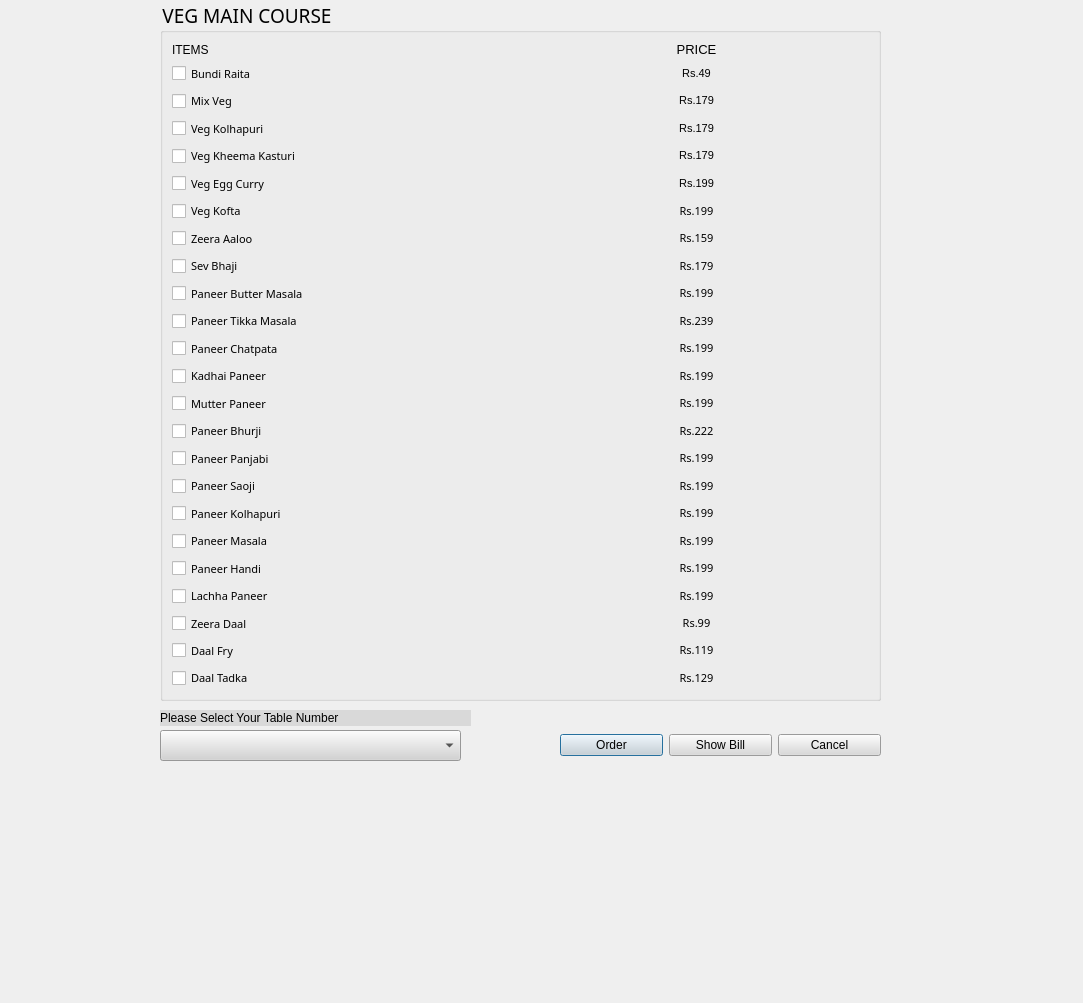
 <widget class="QDialog" name="dialogpart3">
  <property name="geometry">
   <rect>
    <x>0</x>
    <y>0</y>
    <width>1083</width>
    <height>1003</height>
   </rect>
  </property>
  <property name="sizePolicy">
   <sizepolicy hsizetype="Preferred" vsizetype="Expanding">
    <horstretch>0</horstretch>
    <verstretch>0</verstretch>
   </sizepolicy>
  </property>
  <property name="windowTitle">
   <string>Dialog</string>
  </property>
  <property name="styleSheet">
   <string notr="true">background-image: url(:/rec/img/5783153.jpg);
color: rgb(0, 0, 0);</string>
  </property>
  <widget class="QGroupBox" name="groupBox">
   <property name="geometry">
    <rect>
     <x>160</x>
     <y>0</y>
     <width>721</width>
     <height>701</height>
    </rect>
   </property>
   <property name="sizePolicy">
    <sizepolicy hsizetype="Preferred" vsizetype="Maximum">
     <horstretch>0</horstretch>
     <verstretch>0</verstretch>
    </sizepolicy>
   </property>
   <property name="font">
    <font>
     <family>Arial Black</family>
     <pointsize>14</pointsize>
     <weight>10</weight>
     <italic>false</italic>
     <bold>false</bold>
    </font>
   </property>
   <property name="styleSheet">
    <string notr="true">font: 87 14pt &quot;Arial Black&quot;;
background-image: url(:/rec/img/5783153.jpg);
color: rgb(0, 0, 0);</string>
   </property>
   <property name="title">
    <string>VEG MAIN COURSE</string>
   </property>
   <layout class="QVBoxLayout" name="verticalLayout">
    <item>
     <layout class="QHBoxLayout" name="horizontalLayout">
      <item>
       <widget class="QLabel" name="label_2">
        <property name="styleSheet">
         <string notr="true">font: 87 11pt &quot;Arial Black&quot;;
color: rgb(0, 0, 0);</string>
        </property>
        <property name="text">
         <string>ITEMS</string>
        </property>
       </widget>
      </item>
      <item>
       <widget class="QLabel" name="label">
        <property name="styleSheet">
         <string notr="true">font: 87 11pt &quot;Arial Black&quot;;
color: rgb(0, 0, 0);</string>
        </property>
        <property name="text">
         <string>&lt;html&gt;&lt;head/&gt;&lt;body&gt;&lt;p align=&quot;center&quot;&gt;&lt;span style=&quot; font-size:10pt;&quot;&gt;PRICE&lt;/span&gt;&lt;/p&gt;&lt;/body&gt;&lt;/html&gt;</string>
        </property>
       </widget>
      </item>
     </layout>
    </item>
    <item>
     <layout class="QHBoxLayout" name="horizontalLayout_2">
      <item>
       <widget class="QCheckBox" name="checkBox">
        <property name="font">
         <font>
          <family>Arial Black</family>
          <pointsize>8</pointsize>
          <weight>10</weight>
          <italic>false</italic>
          <bold>false</bold>
         </font>
        </property>
        <property name="styleSheet">
         <string notr="true">font: 87 8pt &quot;Arial Black&quot;;</string>
        </property>
        <property name="text">
         <string>Bundi Raita</string>
        </property>
       </widget>
      </item>
      <item>
       <widget class="QLabel" name="label_3">
        <property name="styleSheet">
         <string notr="true">font: 87 12pt &quot;Arial Black&quot;;</string>
        </property>
        <property name="text">
         <string>&lt;html&gt;&lt;head/&gt;&lt;body&gt;&lt;p align=&quot;center&quot;&gt;&lt;span style=&quot; font-size:8pt;&quot;&gt;Rs.49&lt;/span&gt;&lt;/p&gt;&lt;/body&gt;&lt;/html&gt;</string>
        </property>
       </widget>
      </item>
     </layout>
    </item>
    <item>
     <layout class="QHBoxLayout" name="horizontalLayout_3">
      <item>
       <widget class="QCheckBox" name="checkBox_2">
        <property name="font">
         <font>
          <family>Arial Black</family>
          <pointsize>8</pointsize>
          <weight>10</weight>
          <italic>false</italic>
          <bold>false</bold>
         </font>
        </property>
        <property name="styleSheet">
         <string notr="true">font: 87 8pt &quot;Arial Black&quot;;</string>
        </property>
        <property name="text">
         <string>Mix Veg</string>
        </property>
       </widget>
      </item>
      <item>
       <widget class="QLabel" name="label_4">
        <property name="styleSheet">
         <string notr="true">font: 87 12pt &quot;Arial Black&quot;;</string>
        </property>
        <property name="text">
         <string>&lt;html&gt;&lt;head/&gt;&lt;body&gt;&lt;p align=&quot;center&quot;&gt;&lt;span style=&quot; font-size:8pt;&quot;&gt;Rs.179&lt;/span&gt;&lt;/p&gt;&lt;/body&gt;&lt;/html&gt;</string>
        </property>
       </widget>
      </item>
     </layout>
    </item>
    <item>
     <layout class="QHBoxLayout" name="horizontalLayout_4">
      <item>
       <widget class="QCheckBox" name="checkBox_3">
        <property name="font">
         <font>
          <family>Arial Black</family>
          <pointsize>8</pointsize>
          <weight>10</weight>
          <italic>false</italic>
          <bold>false</bold>
         </font>
        </property>
        <property name="styleSheet">
         <string notr="true">font: 87 8pt &quot;Arial Black&quot;;</string>
        </property>
        <property name="text">
         <string>Veg Kolhapuri</string>
        </property>
       </widget>
      </item>
      <item>
       <widget class="QLabel" name="label_5">
        <property name="styleSheet">
         <string notr="true">font: 87 12pt &quot;Arial Black&quot;;</string>
        </property>
        <property name="text">
         <string>&lt;html&gt;&lt;head/&gt;&lt;body&gt;&lt;p align=&quot;center&quot;&gt;&lt;span style=&quot; font-size:8pt;&quot;&gt;Rs.179&lt;/span&gt;&lt;/p&gt;&lt;/body&gt;&lt;/html&gt;</string>
        </property>
       </widget>
      </item>
     </layout>
    </item>
    <item>
     <layout class="QHBoxLayout" name="horizontalLayout_5">
      <item>
       <widget class="QCheckBox" name="checkBox_4">
        <property name="font">
         <font>
          <family>Arial Black</family>
          <pointsize>8</pointsize>
          <weight>10</weight>
          <italic>false</italic>
          <bold>false</bold>
         </font>
        </property>
        <property name="styleSheet">
         <string notr="true">font: 87 8pt &quot;Arial Black&quot;;</string>
        </property>
        <property name="text">
         <string>Veg Kheema Kasturi</string>
        </property>
       </widget>
      </item>
      <item>
       <widget class="QLabel" name="label_6">
        <property name="styleSheet">
         <string notr="true">font: 87 12pt &quot;Arial Black&quot;;</string>
        </property>
        <property name="text">
         <string>&lt;html&gt;&lt;head/&gt;&lt;body&gt;&lt;p align=&quot;center&quot;&gt;&lt;span style=&quot; font-size:8pt;&quot;&gt;Rs.179&lt;/span&gt;&lt;/p&gt;&lt;/body&gt;&lt;/html&gt;</string>
        </property>
       </widget>
      </item>
     </layout>
    </item>
    <item>
     <layout class="QHBoxLayout" name="horizontalLayout_6">
      <item>
       <widget class="QCheckBox" name="checkBox_5">
        <property name="font">
         <font>
          <family>Arial Black</family>
          <pointsize>8</pointsize>
          <weight>10</weight>
          <italic>false</italic>
          <bold>false</bold>
         </font>
        </property>
        <property name="styleSheet">
         <string notr="true">font: 87 8pt &quot;Arial Black&quot;;</string>
        </property>
        <property name="text">
         <string>Veg Egg Curry</string>
        </property>
       </widget>
      </item>
      <item>
       <widget class="QLabel" name="label_7">
        <property name="styleSheet">
         <string notr="true">font: 87 12pt &quot;Arial Black&quot;;</string>
        </property>
        <property name="text">
         <string>&lt;html&gt;&lt;head/&gt;&lt;body&gt;&lt;p align=&quot;center&quot;&gt;&lt;span style=&quot; font-size:8pt;&quot;&gt;Rs.199&lt;/span&gt;&lt;/p&gt;&lt;/body&gt;&lt;/html&gt;</string>
        </property>
       </widget>
      </item>
     </layout>
    </item>
    <item>
     <layout class="QHBoxLayout" name="horizontalLayout_7">
      <item>
       <widget class="QCheckBox" name="checkBox_6">
        <property name="font">
         <font>
          <family>Arial Black</family>
          <pointsize>8</pointsize>
          <weight>10</weight>
          <italic>false</italic>
          <bold>false</bold>
         </font>
        </property>
        <property name="styleSheet">
         <string notr="true">font: 87 8pt &quot;Arial Black&quot;;</string>
        </property>
        <property name="text">
         <string>Veg Kofta</string>
        </property>
       </widget>
      </item>
      <item>
       <widget class="QLabel" name="label_8">
        <property name="font">
         <font>
          <family>Arial Black</family>
          <pointsize>12</pointsize>
          <weight>10</weight>
          <italic>false</italic>
          <bold>false</bold>
         </font>
        </property>
        <property name="styleSheet">
         <string notr="true">font: 87 12pt &quot;Arial Black&quot;;</string>
        </property>
        <property name="text">
         <string>&lt;html&gt;&lt;head/&gt;&lt;body&gt;&lt;p align=&quot;center&quot;&gt;&lt;span style=&quot; font-size:8pt;&quot;&gt;Rs.199&lt;/span&gt;&lt;/p&gt;&lt;/body&gt;&lt;/html&gt;</string>
        </property>
       </widget>
      </item>
     </layout>
    </item>
    <item>
     <layout class="QHBoxLayout" name="horizontalLayout_8">
      <item>
       <widget class="QCheckBox" name="checkBox_7">
        <property name="font">
         <font>
          <family>Arial Black</family>
          <pointsize>8</pointsize>
          <weight>10</weight>
          <italic>false</italic>
          <bold>false</bold>
         </font>
        </property>
        <property name="styleSheet">
         <string notr="true">font: 87 8pt &quot;Arial Black&quot;;</string>
        </property>
        <property name="text">
         <string>Zeera Aaloo</string>
        </property>
       </widget>
      </item>
      <item>
       <widget class="QLabel" name="label_9">
        <property name="font">
         <font>
          <family>Arial Black</family>
          <pointsize>12</pointsize>
          <weight>10</weight>
          <italic>false</italic>
          <bold>false</bold>
         </font>
        </property>
        <property name="styleSheet">
         <string notr="true">font: 87 12pt &quot;Arial Black&quot;;</string>
        </property>
        <property name="text">
         <string>&lt;html&gt;&lt;head/&gt;&lt;body&gt;&lt;p align=&quot;center&quot;&gt;&lt;span style=&quot; font-size:8pt;&quot;&gt;Rs.159&lt;/span&gt;&lt;/p&gt;&lt;/body&gt;&lt;/html&gt;</string>
        </property>
       </widget>
      </item>
     </layout>
    </item>
    <item>
     <layout class="QHBoxLayout" name="horizontalLayout_9">
      <item>
       <widget class="QCheckBox" name="checkBox_8">
        <property name="font">
         <font>
          <family>Arial Black</family>
          <pointsize>8</pointsize>
          <weight>10</weight>
          <italic>false</italic>
          <bold>false</bold>
         </font>
        </property>
        <property name="styleSheet">
         <string notr="true">font: 87 8pt &quot;Arial Black&quot;;</string>
        </property>
        <property name="text">
         <string>Sev Bhaji</string>
        </property>
       </widget>
      </item>
      <item>
       <widget class="QLabel" name="label_10">
        <property name="font">
         <font>
          <family>Arial Black</family>
          <pointsize>12</pointsize>
          <weight>10</weight>
          <italic>false</italic>
          <bold>false</bold>
         </font>
        </property>
        <property name="styleSheet">
         <string notr="true">font: 87 12pt &quot;Arial Black&quot;;</string>
        </property>
        <property name="text">
         <string>&lt;html&gt;&lt;head/&gt;&lt;body&gt;&lt;p align=&quot;center&quot;&gt;&lt;span style=&quot; font-size:8pt;&quot;&gt;Rs.179&lt;/span&gt;&lt;/p&gt;&lt;/body&gt;&lt;/html&gt;</string>
        </property>
       </widget>
      </item>
     </layout>
    </item>
    <item>
     <layout class="QHBoxLayout" name="horizontalLayout_10">
      <item>
       <widget class="QCheckBox" name="checkBox_9">
        <property name="font">
         <font>
          <family>Arial Black</family>
          <pointsize>8</pointsize>
          <weight>10</weight>
          <italic>false</italic>
          <bold>false</bold>
         </font>
        </property>
        <property name="styleSheet">
         <string notr="true">font: 87 8pt &quot;Arial Black&quot;;</string>
        </property>
        <property name="text">
         <string>Paneer Butter Masala</string>
        </property>
       </widget>
      </item>
      <item>
       <widget class="QLabel" name="label_11">
        <property name="font">
         <font>
          <family>Arial Black</family>
          <pointsize>12</pointsize>
          <weight>10</weight>
          <italic>false</italic>
          <bold>false</bold>
         </font>
        </property>
        <property name="styleSheet">
         <string notr="true">font: 87 12pt &quot;Arial Black&quot;;</string>
        </property>
        <property name="text">
         <string>&lt;html&gt;&lt;head/&gt;&lt;body&gt;&lt;p align=&quot;center&quot;&gt;&lt;span style=&quot; font-size:8pt;&quot;&gt;Rs.199&lt;/span&gt;&lt;/p&gt;&lt;/body&gt;&lt;/html&gt;</string>
        </property>
       </widget>
      </item>
     </layout>
    </item>
    <item>
     <layout class="QHBoxLayout" name="horizontalLayout_11">
      <item>
       <widget class="QCheckBox" name="checkBox_10">
        <property name="font">
         <font>
          <family>Arial Black</family>
          <pointsize>8</pointsize>
          <weight>10</weight>
          <italic>false</italic>
          <bold>false</bold>
         </font>
        </property>
        <property name="styleSheet">
         <string notr="true">font: 87 8pt &quot;Arial Black&quot;;</string>
        </property>
        <property name="text">
         <string>Paneer Tikka Masala</string>
        </property>
       </widget>
      </item>
      <item>
       <widget class="QLabel" name="label_12">
        <property name="font">
         <font>
          <family>Arial Black</family>
          <pointsize>12</pointsize>
          <weight>10</weight>
          <italic>false</italic>
          <bold>false</bold>
         </font>
        </property>
        <property name="styleSheet">
         <string notr="true">font: 87 12pt &quot;Arial Black&quot;;</string>
        </property>
        <property name="text">
         <string>&lt;html&gt;&lt;head/&gt;&lt;body&gt;&lt;p align=&quot;center&quot;&gt;&lt;span style=&quot; font-size:8pt;&quot;&gt;Rs.239&lt;/span&gt;&lt;/p&gt;&lt;/body&gt;&lt;/html&gt;</string>
        </property>
       </widget>
      </item>
     </layout>
    </item>
    <item>
     <layout class="QHBoxLayout" name="horizontalLayout_12">
      <item>
       <widget class="QCheckBox" name="checkBox_11">
        <property name="font">
         <font>
          <family>Arial Black</family>
          <pointsize>8</pointsize>
          <weight>10</weight>
          <italic>false</italic>
          <bold>false</bold>
         </font>
        </property>
        <property name="styleSheet">
         <string notr="true">font: 87 8pt &quot;Arial Black&quot;;</string>
        </property>
        <property name="text">
         <string>Paneer Chatpata</string>
        </property>
       </widget>
      </item>
      <item>
       <widget class="QLabel" name="label_13">
        <property name="font">
         <font>
          <family>Arial Black</family>
          <pointsize>12</pointsize>
          <weight>10</weight>
          <italic>false</italic>
          <bold>false</bold>
         </font>
        </property>
        <property name="styleSheet">
         <string notr="true">font: 87 12pt &quot;Arial Black&quot;;</string>
        </property>
        <property name="text">
         <string>&lt;html&gt;&lt;head/&gt;&lt;body&gt;&lt;p align=&quot;center&quot;&gt;&lt;span style=&quot; font-size:8pt;&quot;&gt;Rs.199&lt;/span&gt;&lt;/p&gt;&lt;/body&gt;&lt;/html&gt;</string>
        </property>
       </widget>
      </item>
     </layout>
    </item>
    <item>
     <layout class="QHBoxLayout" name="horizontalLayout_13">
      <item>
       <widget class="QCheckBox" name="checkBox_12">
        <property name="font">
         <font>
          <family>Arial Black</family>
          <pointsize>8</pointsize>
          <weight>10</weight>
          <italic>false</italic>
          <bold>false</bold>
         </font>
        </property>
        <property name="styleSheet">
         <string notr="true">font: 87 8pt &quot;Arial Black&quot;;</string>
        </property>
        <property name="text">
         <string>Kadhai Paneer</string>
        </property>
       </widget>
      </item>
      <item>
       <widget class="QLabel" name="label_14">
        <property name="font">
         <font>
          <family>Arial Black</family>
          <pointsize>12</pointsize>
          <weight>10</weight>
          <italic>false</italic>
          <bold>false</bold>
         </font>
        </property>
        <property name="styleSheet">
         <string notr="true">font: 87 12pt &quot;Arial Black&quot;;</string>
        </property>
        <property name="text">
         <string>&lt;html&gt;&lt;head/&gt;&lt;body&gt;&lt;p align=&quot;center&quot;&gt;&lt;span style=&quot; font-size:8pt;&quot;&gt;Rs.199&lt;/span&gt;&lt;/p&gt;&lt;/body&gt;&lt;/html&gt;</string>
        </property>
       </widget>
      </item>
     </layout>
    </item>
    <item>
     <layout class="QHBoxLayout" name="horizontalLayout_14">
      <item>
       <widget class="QCheckBox" name="checkBox_13">
        <property name="font">
         <font>
          <family>Arial Black</family>
          <pointsize>8</pointsize>
          <weight>10</weight>
          <italic>false</italic>
          <bold>false</bold>
         </font>
        </property>
        <property name="styleSheet">
         <string notr="true">font: 87 8pt &quot;Arial Black&quot;;</string>
        </property>
        <property name="text">
         <string>Mutter Paneer</string>
        </property>
       </widget>
      </item>
      <item>
       <widget class="QLabel" name="label_15">
        <property name="font">
         <font>
          <family>Arial Black</family>
          <pointsize>12</pointsize>
          <weight>10</weight>
          <italic>false</italic>
          <bold>false</bold>
         </font>
        </property>
        <property name="styleSheet">
         <string notr="true">font: 87 12pt &quot;Arial Black&quot;;</string>
        </property>
        <property name="text">
         <string>&lt;html&gt;&lt;head/&gt;&lt;body&gt;&lt;p align=&quot;center&quot;&gt;&lt;span style=&quot; font-size:8pt;&quot;&gt;Rs.199&lt;/span&gt;&lt;/p&gt;&lt;/body&gt;&lt;/html&gt;</string>
        </property>
       </widget>
      </item>
     </layout>
    </item>
    <item>
     <layout class="QHBoxLayout" name="horizontalLayout_15">
      <item>
       <widget class="QCheckBox" name="checkBox_14">
        <property name="font">
         <font>
          <family>Arial Black</family>
          <pointsize>8</pointsize>
          <weight>10</weight>
          <italic>false</italic>
          <bold>false</bold>
         </font>
        </property>
        <property name="styleSheet">
         <string notr="true">font: 87 8pt &quot;Arial Black&quot;;</string>
        </property>
        <property name="text">
         <string>Paneer Bhurji</string>
        </property>
       </widget>
      </item>
      <item>
       <widget class="QLabel" name="label_16">
        <property name="font">
         <font>
          <family>Arial Black</family>
          <pointsize>12</pointsize>
          <weight>10</weight>
          <italic>false</italic>
          <bold>false</bold>
         </font>
        </property>
        <property name="styleSheet">
         <string notr="true">font: 87 12pt &quot;Arial Black&quot;;</string>
        </property>
        <property name="text">
         <string>&lt;html&gt;&lt;head/&gt;&lt;body&gt;&lt;p align=&quot;center&quot;&gt;&lt;span style=&quot; font-size:8pt;&quot;&gt;Rs.222&lt;/span&gt;&lt;/p&gt;&lt;/body&gt;&lt;/html&gt;</string>
        </property>
       </widget>
      </item>
     </layout>
    </item>
    <item>
     <layout class="QHBoxLayout" name="horizontalLayout_16">
      <item>
       <widget class="QCheckBox" name="checkBox_15">
        <property name="font">
         <font>
          <family>Arial Black</family>
          <pointsize>8</pointsize>
          <weight>10</weight>
          <italic>false</italic>
          <bold>false</bold>
         </font>
        </property>
        <property name="styleSheet">
         <string notr="true">font: 87 8pt &quot;Arial Black&quot;;</string>
        </property>
        <property name="text">
         <string>Paneer Panjabi</string>
        </property>
       </widget>
      </item>
      <item>
       <widget class="QLabel" name="label_17">
        <property name="font">
         <font>
          <family>Arial Black</family>
          <pointsize>12</pointsize>
          <weight>10</weight>
          <italic>false</italic>
          <bold>false</bold>
         </font>
        </property>
        <property name="styleSheet">
         <string notr="true">font: 87 12pt &quot;Arial Black&quot;;</string>
        </property>
        <property name="text">
         <string>&lt;html&gt;&lt;head/&gt;&lt;body&gt;&lt;p align=&quot;center&quot;&gt;&lt;span style=&quot; font-size:8pt;&quot;&gt;Rs.199&lt;/span&gt;&lt;/p&gt;&lt;/body&gt;&lt;/html&gt;</string>
        </property>
       </widget>
      </item>
     </layout>
    </item>
    <item>
     <layout class="QHBoxLayout" name="horizontalLayout_17">
      <item>
       <widget class="QCheckBox" name="checkBox_16">
        <property name="font">
         <font>
          <family>Arial Black</family>
          <pointsize>8</pointsize>
          <weight>10</weight>
          <italic>false</italic>
          <bold>false</bold>
         </font>
        </property>
        <property name="styleSheet">
         <string notr="true">font: 87 8pt &quot;Arial Black&quot;;</string>
        </property>
        <property name="text">
         <string>Paneer Saoji</string>
        </property>
       </widget>
      </item>
      <item>
       <widget class="QLabel" name="label_18">
        <property name="font">
         <font>
          <family>Arial Black</family>
          <pointsize>12</pointsize>
          <weight>10</weight>
          <italic>false</italic>
          <bold>false</bold>
         </font>
        </property>
        <property name="styleSheet">
         <string notr="true">font: 87 12pt &quot;Arial Black&quot;;</string>
        </property>
        <property name="text">
         <string>&lt;html&gt;&lt;head/&gt;&lt;body&gt;&lt;p align=&quot;center&quot;&gt;&lt;span style=&quot; font-size:8pt;&quot;&gt;Rs.199&lt;/span&gt;&lt;/p&gt;&lt;/body&gt;&lt;/html&gt;</string>
        </property>
       </widget>
      </item>
     </layout>
    </item>
    <item>
     <layout class="QHBoxLayout" name="horizontalLayout_18">
      <item>
       <widget class="QCheckBox" name="checkBox_17">
        <property name="font">
         <font>
          <family>Arial Black</family>
          <pointsize>8</pointsize>
          <weight>10</weight>
          <italic>false</italic>
          <bold>false</bold>
         </font>
        </property>
        <property name="styleSheet">
         <string notr="true">font: 87 8pt &quot;Arial Black&quot;;</string>
        </property>
        <property name="text">
         <string>Paneer Kolhapuri</string>
        </property>
       </widget>
      </item>
      <item>
       <widget class="QLabel" name="label_19">
        <property name="font">
         <font>
          <family>Arial Black</family>
          <pointsize>12</pointsize>
          <weight>10</weight>
          <italic>false</italic>
          <bold>false</bold>
         </font>
        </property>
        <property name="styleSheet">
         <string notr="true">font: 87 12pt &quot;Arial Black&quot;;</string>
        </property>
        <property name="text">
         <string>&lt;html&gt;&lt;head/&gt;&lt;body&gt;&lt;p align=&quot;center&quot;&gt;&lt;span style=&quot; font-size:8pt;&quot;&gt;Rs.199&lt;/span&gt;&lt;/p&gt;&lt;/body&gt;&lt;/html&gt;</string>
        </property>
       </widget>
      </item>
     </layout>
    </item>
    <item>
     <layout class="QHBoxLayout" name="horizontalLayout_19">
      <item>
       <widget class="QCheckBox" name="checkBox_18">
        <property name="font">
         <font>
          <family>Arial Black</family>
          <pointsize>8</pointsize>
          <weight>10</weight>
          <italic>false</italic>
          <bold>false</bold>
         </font>
        </property>
        <property name="styleSheet">
         <string notr="true">font: 87 8pt &quot;Arial Black&quot;;</string>
        </property>
        <property name="text">
         <string>Paneer Masala</string>
        </property>
       </widget>
      </item>
      <item>
       <widget class="QLabel" name="label_20">
        <property name="font">
         <font>
          <family>Arial Black</family>
          <pointsize>12</pointsize>
          <weight>10</weight>
          <italic>false</italic>
          <bold>false</bold>
         </font>
        </property>
        <property name="styleSheet">
         <string notr="true">font: 87 12pt &quot;Arial Black&quot;;</string>
        </property>
        <property name="text">
         <string>&lt;html&gt;&lt;head/&gt;&lt;body&gt;&lt;p align=&quot;center&quot;&gt;&lt;span style=&quot; font-size:8pt;&quot;&gt;Rs.199&lt;/span&gt;&lt;/p&gt;&lt;/body&gt;&lt;/html&gt;</string>
        </property>
       </widget>
      </item>
     </layout>
    </item>
    <item>
     <layout class="QHBoxLayout" name="horizontalLayout_20">
      <item>
       <widget class="QCheckBox" name="checkBox_19">
        <property name="font">
         <font>
          <family>Arial Black</family>
          <pointsize>8</pointsize>
          <weight>10</weight>
          <italic>false</italic>
          <bold>false</bold>
         </font>
        </property>
        <property name="styleSheet">
         <string notr="true">font: 87 8pt &quot;Arial Black&quot;;</string>
        </property>
        <property name="text">
         <string>Paneer Handi</string>
        </property>
       </widget>
      </item>
      <item>
       <widget class="QLabel" name="label_21">
        <property name="font">
         <font>
          <family>Arial Black</family>
          <pointsize>12</pointsize>
          <weight>10</weight>
          <italic>false</italic>
          <bold>false</bold>
         </font>
        </property>
        <property name="styleSheet">
         <string notr="true">font: 87 12pt &quot;Arial Black&quot;;</string>
        </property>
        <property name="text">
         <string>&lt;html&gt;&lt;head/&gt;&lt;body&gt;&lt;p align=&quot;center&quot;&gt;&lt;span style=&quot; font-size:8pt;&quot;&gt;Rs.199&lt;/span&gt;&lt;/p&gt;&lt;/body&gt;&lt;/html&gt;</string>
        </property>
       </widget>
      </item>
     </layout>
    </item>
    <item>
     <layout class="QHBoxLayout" name="horizontalLayout_21">
      <item>
       <widget class="QCheckBox" name="checkBox_20">
        <property name="font">
         <font>
          <family>Arial Black</family>
          <pointsize>8</pointsize>
          <weight>10</weight>
          <italic>false</italic>
          <bold>false</bold>
         </font>
        </property>
        <property name="styleSheet">
         <string notr="true">font: 87 8pt &quot;Arial Black&quot;;</string>
        </property>
        <property name="text">
         <string>Lachha Paneer</string>
        </property>
       </widget>
      </item>
      <item>
       <widget class="QLabel" name="label_22">
        <property name="font">
         <font>
          <family>Arial Black</family>
          <pointsize>12</pointsize>
          <weight>10</weight>
          <italic>false</italic>
          <bold>false</bold>
         </font>
        </property>
        <property name="styleSheet">
         <string notr="true">font: 87 12pt &quot;Arial Black&quot;;</string>
        </property>
        <property name="text">
         <string>&lt;html&gt;&lt;head/&gt;&lt;body&gt;&lt;p align=&quot;center&quot;&gt;&lt;span style=&quot; font-size:8pt;&quot;&gt;Rs.199&lt;/span&gt;&lt;/p&gt;&lt;/body&gt;&lt;/html&gt;</string>
        </property>
       </widget>
      </item>
     </layout>
    </item>
    <item>
     <layout class="QHBoxLayout" name="horizontalLayout_22">
      <item>
       <widget class="QCheckBox" name="checkBox_21">
        <property name="font">
         <font>
          <family>Arial Black</family>
          <pointsize>8</pointsize>
          <weight>10</weight>
          <italic>false</italic>
          <bold>false</bold>
         </font>
        </property>
        <property name="styleSheet">
         <string notr="true">font: 87 8pt &quot;Arial Black&quot;;</string>
        </property>
        <property name="text">
         <string>Zeera Daal</string>
        </property>
       </widget>
      </item>
      <item>
       <widget class="QLabel" name="label_23">
        <property name="font">
         <font>
          <family>Arial Black</family>
          <pointsize>12</pointsize>
          <weight>10</weight>
          <italic>false</italic>
          <bold>false</bold>
         </font>
        </property>
        <property name="styleSheet">
         <string notr="true">font: 87 12pt &quot;Arial Black&quot;;</string>
        </property>
        <property name="text">
         <string>&lt;html&gt;&lt;head/&gt;&lt;body&gt;&lt;p align=&quot;center&quot;&gt;&lt;span style=&quot; font-size:8pt;&quot;&gt;Rs.99&lt;/span&gt;&lt;/p&gt;&lt;/body&gt;&lt;/html&gt;</string>
        </property>
       </widget>
      </item>
     </layout>
    </item>
    <item>
     <layout class="QHBoxLayout" name="horizontalLayout_23">
      <item>
       <widget class="QCheckBox" name="checkBox_22">
        <property name="font">
         <font>
          <family>Arial Black</family>
          <pointsize>8</pointsize>
          <weight>10</weight>
          <italic>false</italic>
          <bold>false</bold>
         </font>
        </property>
        <property name="styleSheet">
         <string notr="true">font: 87 8pt &quot;Arial Black&quot;;</string>
        </property>
        <property name="text">
         <string>Daal Fry</string>
        </property>
       </widget>
      </item>
      <item>
       <widget class="QLabel" name="label_24">
        <property name="font">
         <font>
          <family>Arial Black</family>
          <pointsize>12</pointsize>
          <weight>10</weight>
          <italic>false</italic>
          <bold>false</bold>
         </font>
        </property>
        <property name="styleSheet">
         <string notr="true">font: 87 12pt &quot;Arial Black&quot;;</string>
        </property>
        <property name="text">
         <string>&lt;html&gt;&lt;head/&gt;&lt;body&gt;&lt;p align=&quot;center&quot;&gt;&lt;span style=&quot; font-size:8pt;&quot;&gt;Rs.119&lt;/span&gt;&lt;/p&gt;&lt;/body&gt;&lt;/html&gt;</string>
        </property>
       </widget>
      </item>
     </layout>
    </item>
    <item>
     <layout class="QHBoxLayout" name="horizontalLayout_24">
      <item>
       <widget class="QCheckBox" name="checkBox_23">
        <property name="font">
         <font>
          <family>Arial Black</family>
          <pointsize>8</pointsize>
          <weight>10</weight>
          <italic>false</italic>
          <bold>false</bold>
         </font>
        </property>
        <property name="styleSheet">
         <string notr="true">font: 87 8pt &quot;Arial Black&quot;;</string>
        </property>
        <property name="text">
         <string>Daal Tadka</string>
        </property>
       </widget>
      </item>
      <item>
       <widget class="QLabel" name="label_25">
        <property name="font">
         <font>
          <family>Arial Black</family>
          <pointsize>12</pointsize>
          <weight>10</weight>
          <italic>false</italic>
          <bold>false</bold>
         </font>
        </property>
        <property name="styleSheet">
         <string notr="true">font: 87 12pt &quot;Arial Black&quot;;</string>
        </property>
        <property name="text">
         <string>&lt;html&gt;&lt;head/&gt;&lt;body&gt;&lt;p align=&quot;center&quot;&gt;&lt;span style=&quot; font-size:8pt;&quot;&gt;Rs.129&lt;/span&gt;&lt;/p&gt;&lt;/body&gt;&lt;/html&gt;</string>
        </property>
       </widget>
      </item>
     </layout>
    </item>
   </layout>
  </widget>
  <widget class="QComboBox" name="comboBox">
   <property name="geometry">
    <rect>
     <x>160</x>
     <y>730</y>
     <width>301</width>
     <height>31</height>
    </rect>
   </property>
   <property name="styleSheet">
    <string notr="true">background-color: rgb(211, 211, 211);
color: rgb(0, 0, 0);
background-image: url(:/rec/img/5783153.jpg);</string>
   </property>
  </widget>
  <widget class="QLabel" name="label_26">
   <property name="geometry">
    <rect>
     <x>160</x>
     <y>710</y>
     <width>311</width>
     <height>16</height>
    </rect>
   </property>
   <property name="styleSheet">
    <string notr="true">font: 87 10pt &quot;Arial Black&quot;;
background-image: url(:/rec/img/5783153.jpg);
background-color: rgb(217, 217, 217);
color: rgb(0, 0, 0);</string>
   </property>
   <property name="text">
    <string>Please Select Your Table Number</string>
   </property>
  </widget>
  <widget class="QWidget" name="layoutWidget">
   <property name="geometry">
    <rect>
     <x>560</x>
     <y>710</y>
     <width>321</width>
     <height>71</height>
    </rect>
   </property>
   <layout class="QHBoxLayout" name="horizontalLayout_25">
    <item>
     <widget class="QPushButton" name="pushButton">
      <property name="styleSheet">
       <string notr="true">font: 87 10pt &quot;Arial Black&quot;;
background-image: url(:/rec/img/5783153.jpg);
background-color: rgb(217, 217, 217);
color: rgb(0, 0, 0);</string>
      </property>
      <property name="text">
       <string>Order</string>
      </property>
     </widget>
    </item>
    <item>
     <widget class="QPushButton" name="pushButton_2">
      <property name="styleSheet">
       <string notr="true">font: 87 10pt &quot;Arial Black&quot;;
background-image: url(:/rec/img/5783153.jpg);
background-color: rgb(217, 217, 217);
color: rgb(0, 0, 0);</string>
      </property>
      <property name="text">
       <string>Show Bill</string>
      </property>
     </widget>
    </item>
    <item>
     <widget class="QPushButton" name="pushButton_3">
      <property name="styleSheet">
       <string notr="true">font: 87 10pt &quot;Arial Black&quot;;
background-image: url(:/rec/img/5783153.jpg);
background-color: rgb(217, 217, 217);
color: rgb(0, 0, 0);</string>
      </property>
      <property name="text">
       <string>Cancel</string>
      </property>
     </widget>
    </item>
   </layout>
  </widget>
 </widget>
